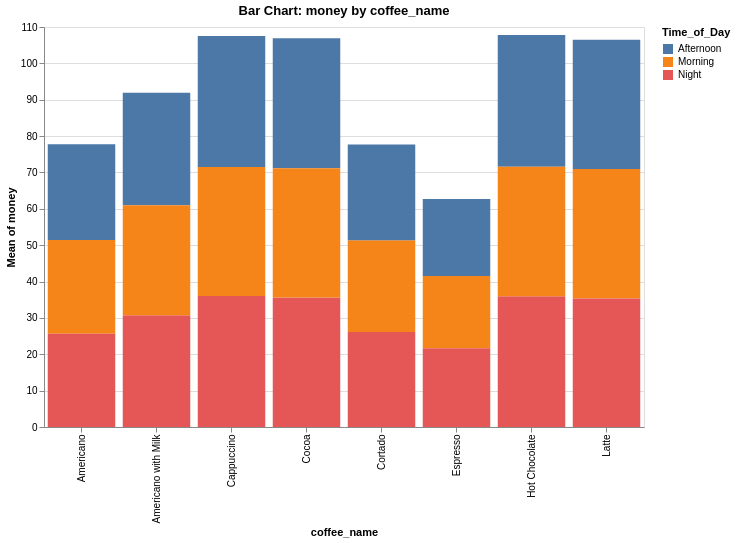

The Vega-Lite source for this figure:
### Vega-Lite specification from a JSON file in a GitHub repository (floating-point values rounded to 4 significant figures; data arrays with more than 128 entries replaced by an {"elided": "..."} marker saying what was removed)
{"$schema": "https://vega.github.io/schema/vega-lite/v5.json", "title": "Bar Chart: money by coffee_name", "width": 600, "height": 400, "data": {"values": {"elided": "3547 records"}}, "mark": "bar", "encoding": {"x": {"field": "coffee_name", "type": "nominal", "scale": {}}, "y": {"field": "money", "type": "quantitative", "aggregate": "mean", "scale": {}}, "color": {"field": "Time_of_Day", "type": "nominal"}, "tooltip": [{"field": "coffee_name", "type": "nominal"}, {"field": "money", "type": "quantitative", "aggregate": "mean"}, {"field": "Time_of_Day", "type": "nominal"}]}, "transform": [], "params": []}
